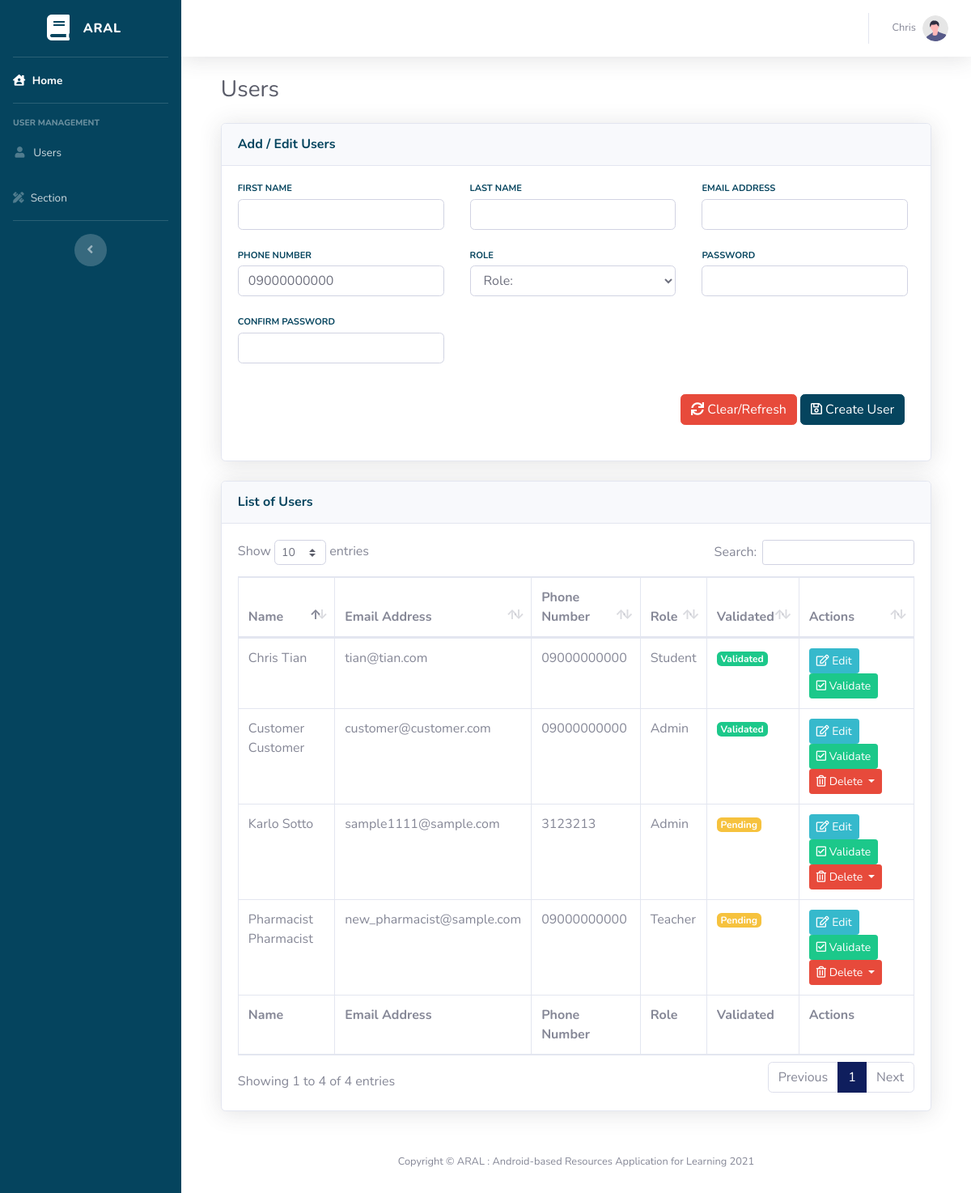
Before: /users.php (signed in) with the older database file.
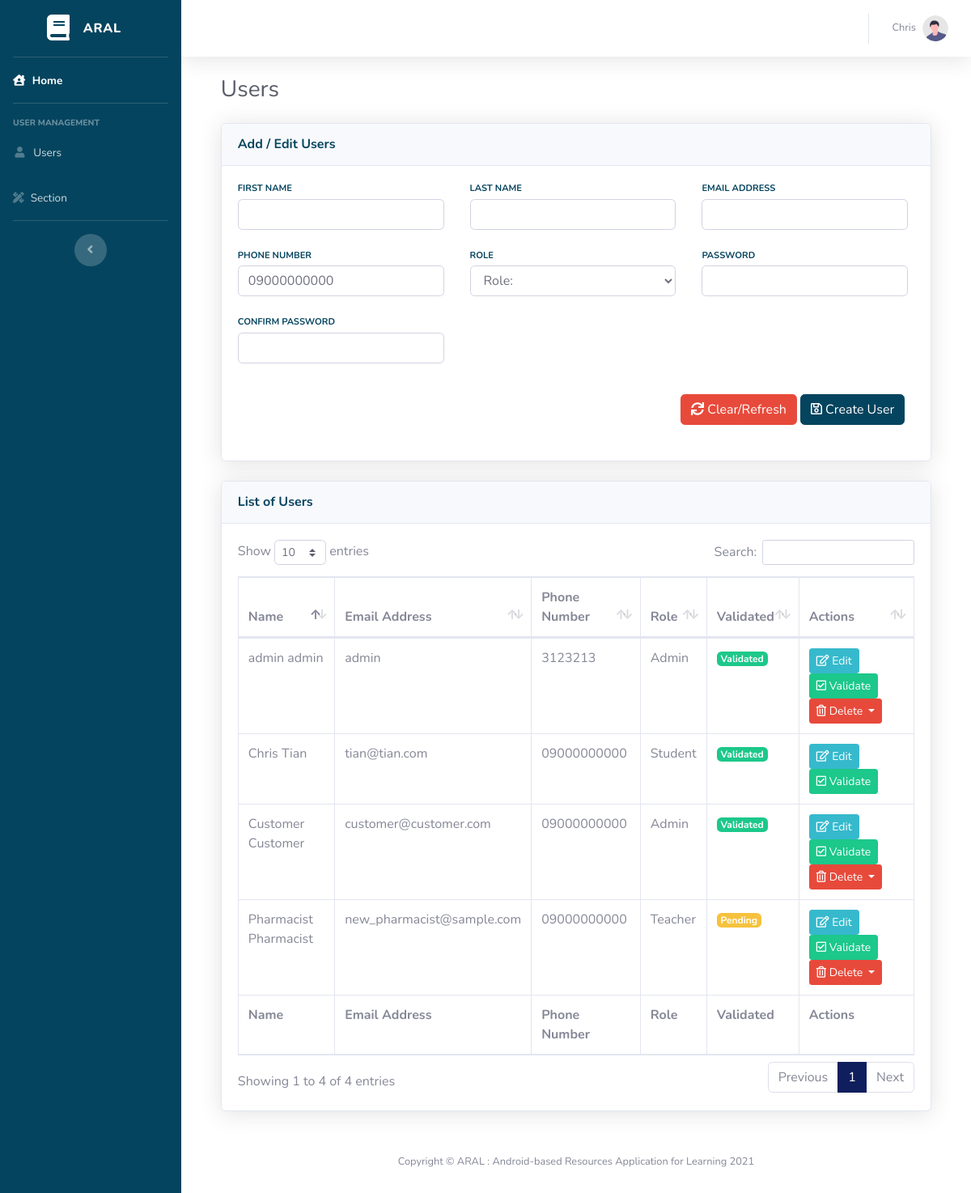
After: the same page with the newer database file.
### tables this page shows
CREATE TABLE `users` (
  `id` int(11) NOT NULL,
  `firstname` varchar(256) DEFAULT NULL,
  `lastname` varchar(256) DEFAULT NULL,
  `email` varchar(256) DEFAULT NULL,
  `phone_number` varchar(12) DEFAULT '09000000000',
  `password` varchar(128) DEFAULT NULL,
  `role` int(12) DEFAULT NULL,
  `validated` tinyint(1) DEFAULT 0
);

CREATE TABLE `role` (
  `id` int(11) NOT NULL,
  `code` varchar(64) NOT NULL,
  `description` varchar(256) NOT NULL
);

### users.php (the view, shortened to what this page needs)
<?php
    require_once("process_users.php");
    include("head.php");
    $session_user_id = $_SESSION['user_id'];
    $users = mysqli_query($mysqli, "SELECT *, u.id AS user_id
    FROM users u
    JOIN role r
    ON r.id = u.role");
?>
<head>
    <link href="vendor/datatables/dataTables.bootstrap4.min.css" rel="stylesheet">
</head>
<body id="page-top">
<div id="wrapper">
    <?php include("sidebar.php"); ?>
        <div id="content-wrapper" class="d-flex flex-column">
            <div id="content">
                <?php include("topbar.php"); ?>
                <div class="container-fluid">
                    <h1 class="h3 mb-2 text-gray-800">Users</h1>
                    <div class="card shadow mb-4">
                        <div class="card-header py-3">
                            <h6 class="m-0 font-weight-bold text-primary">Add / Edit Users</h6>
                        </div>
                        <div class="card-body">
                            <form method="post" action="process_users.php">
                            <div class="row">
                                <div class="col-xl-4 col-md-6 mb-4">
                                    <div class="row no-gutters align-items-center">
                                        <div class="col mr-2">
                                            <div class="text-xs font-weight-bold text-primary text-uppercase mb-1">
                                                First Name</div>
                                            <div class="h5 mb-0 font-weight-bold text-gray-800">
                                                <input type="text" class="form-control" name="fname" value="<?php if(isset($_GET['edit'])){ echo $edit_user['firstname'];} else if(isset($_GET['fname'])){echo $_GET['fname'];} ?>" required>
                                            </div>
                                        </div>
                                    </div>
                                </div>
                                <div class="col-xl-4 col-md-6 mb-4">
                                    <div class="row no-gutters align-items-center">
                                        <div class="col mr-2">
                                            <div class="text-xs font-weight-bold text-primary text-uppercase mb-1">
                                                Last Name</div>
                                            <div class="h5 mb-0 font-weight-bold text-gray-800">
                                                <input type="text" class="form-control" name="lname" value="<?php if(isset($_GET['edit'])){ echo $edit_user['lastname'];} else if(isset($_GET['lname'])){echo $_GET['lname'];} ?>" required>
                                            </div>
                                        </div>
                                    </div>
                                </div>
                                <div class="col-xl-4 col-md-6 mb-4">
                                    <div class="row no-gutters align-items-center">
                                        <div class="col mr-2">
                                            <div class="text-xs font-weight-bold text-primary text-uppercase mb-1">
                                                Email Address
                                            </div>
                                            <div class="h5 mb-0 font-weight-bold text-gray-800">
                                                <input type="email" class="form-control" name="email" value="<?php if(isset($_GET['edit'])){ echo $edit_user['email'];}else if(isset($_GET['email'])){echo $_GET['email'];} ?>" required>
                                            </div>
                                        </div>
                                    </div>
                                </div>
                                <div class="col-xl-4 col-md-6 mb-4">
                                    <div class="row no-gutters align-items-center">
                                        <div class="col mr-2">
                                            <div class="text-xs font-weight-bold text-primary text-uppercase mb-1">
                                                Phone Number
                                            </div>
                                            <div class="h5 mb-0 font-weight-bold text-gray-800">
                                                <input type="number" maxlength="11" value="09000000000" class="form-control" name="phone_number" value="<?php if(isset($_GET['edit'])){ echo $edit_user['phone_number'];}else if(isset($_GET['phone_number'])){echo $_GET['phone_number'];} ?>" required>
                                            </div>
                                        </div>
                                    </div>
                                </div>
                                <div class="col-xl-4 col-md-6 mb-4">
                                    <div class="row no-gutters align-items-center">
                                        <div class="col mr-2">
                                            <div class="text-xs font-weight-bold text-primary text-uppercase mb-1">
                                                Role
                                            </div>
                                            <div class="h5 mb-0 font-weight-bold text-gray-800">
                                                <?php if(isset($_GET['edit'])){ ?>
                                                    <input type="text" class="form-control" id="password" name="role" value="<?php if(isset($_GET['edit'])){echo strtoupper($edit_user['code']); } ?>" readonly>
                                                <?php } else { ?>
                                                <select name="role" class="form-control" required>
                                                    <option value="" disabled selected>Role:</option>
                                                </select>
                                                <?php } ?>
                                            </div>
                                        </div>
                                    </div>
                                </div>
                                <?php if(isset($_GET['edit'])) {} else {  ?>
                                <div class="col-xl-4 col-md-6 mb-4">
                                    <div class="row no-gutters align-items-center">
                                        <div class="col mr-2">
                                            <div class="text-xs font-weight-bold text-primary text-uppercase mb-1">
                                                Password
                                            </div>
                                            <div class="h5 mb-0 font-weight-bold text-gray-800">
                                                <input type="password" class="form-control" id="password" name="password" onkeyup='check();' required>
                                            </div>
                                        </div>
                                    </div>
                                </div>
                                <div class="col-xl-4 col-md-6 mb-4">
                                    <div class="row no-gutters align-items-center">
                                        <div class="col mr-2">
                                            <div class="text-xs font-weight-bold text-primary text-uppercase mb-1">
                                                Confirm Password
                                            </div>
                                            <div class="h5 mb-0 font-weight-bold text-gray-800">
                                                <input type="password" class="form-control" name="confirm_password" id="confirm_password" onkeyup='check();' required>
                                                <button disabled id="password-message" class="btn btn-block"></button>
                                            </div>
                                        </div>
                                    </div>
                                </div>
                                <?php } ?>
                                <div class="col-xl-12 col-md-6 mb-4">
                                    <div class="row no-gutters align-items-center">
                                        <div class="col mr-2">
                                            <?php if(isset($_GET['edit'])){ ?>
                                                <input type="text" name="user_id" value="<?php echo $_GET['edit']; ?>" style="visibility: hidden;">
                                                <button type="submit" class="btn btn-primary float-right mr-1" name="update"><i class="far fa-save"></i> Update User</button>
                                            <?php }else{ ?>
                                                <button type="submit" class="btn btn-primary float-right mr-1" name="save" id="save"><i class="far fa-save"></i> Create User</button>
                                            <?php } ?>
                                            <a href="users.php" id="refresh" class='float-right btn btn-danger mr-1'><i class="fas as fa-sync"></i> Clear/Refresh</a>
                                        </div>
                                    </div>
                                </div>
                            </div>
                            </form>
                        </div>
                    </div>
                    <div class="card shadow mb-4">
                        <div class="card-header py-3">
                            <h6 class="m-0 font-weight-bold text-primary">List of Users</h6>
                        </div>
                        <div class="card-body">
                            <div class="table-responsive">
                                <table class="table table-bordered" id="dataTable" width="100%" cellspacing="0">
                                    <thead>
                                        <tr>
                                            <th>Name</th>
                                            <th>Email Address</th>
                                            <th>Phone Number</th>
                                            <th>Role</th>
                                            <th>Validated</th>
                                            <th>Actions</th>
                                        </tr>
                                    </thead>
                                    <tfoot>
                                        <tr>
                                            <th>Name</th>
                                            <th>Email Address</th>
                                            <th>Phone Number</th>
                                            <th>Role</th>
                                            <th>Validated</th>
                                            <th>Actions</th>
                                        </tr>
                                    </tfoot>
                                    <tbody>
                                        <?php while($user = mysqli_fetch_array($users)){
                                            $approved = boolval($user["validated"]);
                                            ?>
                                        <tr>
                                            <td><?php echo $user["firstname"]." ".$user["lastname"]; ?></td>
                                            <td><?php echo $user["email"]; ?></td>
                                            <td><?php echo $user["phone_number"]; ?></td>
                                            <td><?php echo ucfirst($user["code"]); ?></td>
                                            <td><?php if($approved){
                                                ?><span class="badge bg-success text-white">Validated</span><?php
                                                }else{?> <span class="badge bg-warning text-white">Pending</span> <?php } ?></td>
                                            <td>
                                                <a href="users.php?edit=<?php echo $user['user_id']; ?>" class="btn btn-info btn-sm"><i class="far fa-edit"></i> Edit</a>
                                                <a href="process_users.php?validate=<?php echo $user['user_id']; ?>" class="btn btn-success btn-sm"><i class="far fa-check-square"></i> Validate</a>
                                                <button class="btn btn-danger btn-secondary dropdown-toggle btn-sm" type="button" id="dropdownMenuButton" data-toggle="dropdown" aria-haspopup="true" aria-expanded="false" style="<?php if($session_user_id == $user['user_id']){echo 'display: none;';} ?>">
                                                    <i class="far fa-trash-alt"></i> Delete
                                                </button>
                                            </td>
                                        </tr>
                                        <?php } ?>
                                    </tbody>
                                </table>
                            </div>
                        </div>
                    </div>
                </div>
            </div>
<?php include("footer.php"); ?>
</body>
</html>

### head.php (shortened to what this page needs)
<!DOCTYPE html>
<html lang="en">
<head>
    <link href="vendor/fontawesome-free/css/all.min.css" rel="stylesheet" type="text/css">
    <link href="css/sb-admin-2.css" rel="stylesheet">
</head>

### sidebar.php (shortened to what this page needs)
<ul class="navbar-nav bg-gradient-primary sidebar sidebar-dark accordion" id="accordionSidebar">
    <a class="sidebar-brand d-flex align-items-center justify-content-center" href="index.php">
        <div class="sidebar-brand-icon">
            <i class="fas fa-book"></i>
        </div>
        <div class="sidebar-brand-text mx-3">ARAL</div>
    </a>
    <hr class="sidebar-divider my-0">
    <li class="nav-item active">
        <a class="nav-link" href="index.php">
            <i class="fas fa-house-user"></i>
            <span>Home</span></a>
    </li>
    <hr class="sidebar-divider">
    <div class="sidebar-heading">
        User Management
    </div>
    <li class="nav-item">
        <a class="nav-link" href="users.php">
            <i class="fas fa-fw fa-user"></i>
            <span>Users</span></a>
    </li>
    <li class="nav-item">
        <a class="nav-link" href="section.php">
            <i class="fas fa-pencil-ruler"></i>
            <span>Section</span></a>
    </li>
    <hr class="sidebar-divider">
    <div class="text-center d-none d-md-inline">
        <button class="rounded-circle border-0" id="sidebarToggle"></button>
    </div>
</ul>

### topbar.php (shortened to what this page needs)
<nav class="navbar navbar-expand navbar-light bg-white topbar mb-4 static-top shadow">
    <ul class="navbar-nav ml-auto">
        <li class="nav-item dropdown no-arrow">
            <a class="nav-link dropdown-toggle" href="#" id="userDropdown" role="button" data-toggle="dropdown" aria-haspopup="true" aria-expanded="false">
                <span class="mr-2 d-none d-lg-inline text-gray-600 small"><?php echo $_SESSION['firstname'] . " " . $_SESSION['lastname']; ?></span>
                <img class="img-profile rounded-circle" src="img/undraw_profile.svg">
            </a>
        </li>
    </ul>
</nav>

### footer.php (shortened to what this page needs)
<footer class="sticky-footer bg-white">
    <div class="container my-auto">
        <div class="copyright text-center my-auto">
            <span>Copyright &copy; ARAL : Android-based Resources Application for Learning <?php echo date("Y"); ?></span>
        </div>
    </div>
</footer>
</div>
</div>

Changed rows visible on the page:
changed users: firstname "Karlo" → "admin"; lastname "Sotto" → "admin"; email "sample1111@sample.com" → "admin"; validated "Pending" → "Validated"
